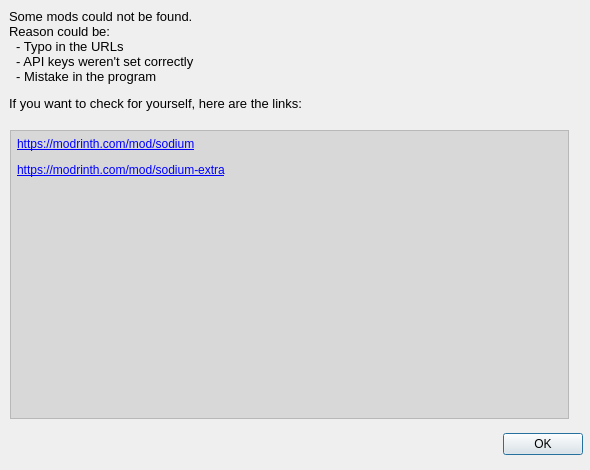
<?xml version="1.0" encoding="UTF-8"?>
<ui version="4.0">
 <class>Dialog</class>
 <widget class="QDialog" name="Dialog">
  <property name="geometry">
   <rect>
    <x>0</x>
    <y>0</y>
    <width>590</width>
    <height>470</height>
   </rect>
  </property>
  <property name="minimumSize">
   <size>
    <width>590</width>
    <height>470</height>
   </size>
  </property>
  <property name="maximumSize">
   <size>
    <width>590</width>
    <height>470</height>
   </size>
  </property>
  <property name="windowTitle">
   <string>Mods not found</string>
  </property>
  <property name="windowIcon">
   <iconset>
    <normaloff>../icon/mc_mod_updater_icon.ico</normaloff>../icon/mc_mod_updater_icon.ico</iconset>
  </property>
  <property name="styleSheet">
   <string notr="true">#scrollAreaWidgetContents QLabel {
	padding: 3px;
	background-color: rgba(0, 0, 0, 0.1);
}
</string>
  </property>
  <widget class="QLabel" name="warningLabel">
   <property name="geometry">
    <rect>
     <x>9</x>
     <y>9</y>
     <width>561</width>
     <height>121</height>
    </rect>
   </property>
   <property name="font">
    <font>
     <family>Segoe UI</family>
     <pointsize>10</pointsize>
    </font>
   </property>
   <property name="text">
    <string>&lt;!DOCTYPE HTML PUBLIC &quot;-//W3C//DTD HTML 4.0//EN&quot; &quot;http://www.w3.org/TR/REC-html40/strict.dtd&quot;&gt;
&lt;html&gt;&lt;head&gt;&lt;meta name=&quot;qrichtext&quot; content=&quot;1&quot; /&gt;&lt;meta charset=&quot;utf-8&quot; /&gt;&lt;style type=&quot;text/css&quot;&gt;
p, li { white-space: pre-wrap; }
hr { height: 1px; border-width: 0; }
li.unchecked::marker { content: &quot;\2610&quot;; }
li.checked::marker { content: &quot;\2612&quot;; }
&lt;/style&gt;&lt;/head&gt;&lt;body style=&quot; font-family:'Segoe UI'; font-size:10pt; font-weight:400; font-style:normal;&quot;&gt;
&lt;p style=&quot; margin-top:12px; margin-bottom:12px; margin-left:0px; margin-right:0px; -qt-block-indent:0; text-indent:0px;&quot;&gt;Some mods could not be found.&lt;br /&gt;Reason could be:&lt;br /&gt;  - Typo in the URLs&lt;br /&gt;  - API keys weren't set correctly&lt;br /&gt;  - Mistake in the program&lt;/p&gt;
&lt;p style=&quot; margin-top:12px; margin-bottom:12px; margin-left:0px; margin-right:0px; -qt-block-indent:0; text-indent:0px;&quot;&gt;If you want to check for yourself, here are the links:&lt;/p&gt;&lt;/body&gt;&lt;/html&gt;</string>
   </property>
   <property name="alignment">
    <set>Qt::AlignLeading|Qt::AlignLeft|Qt::AlignTop</set>
   </property>
   <property name="wordWrap">
    <bool>true</bool>
   </property>
  </widget>
  <widget class="QDialogButtonBox" name="buttonBox">
   <property name="geometry">
    <rect>
     <x>12</x>
     <y>430</y>
     <width>571</width>
     <height>28</height>
    </rect>
   </property>
   <property name="orientation">
    <enum>Qt::Horizontal</enum>
   </property>
   <property name="standardButtons">
    <set>QDialogButtonBox::Ok</set>
   </property>
  </widget>
  <widget class="QScrollArea" name="scrollArea">
   <property name="geometry">
    <rect>
     <x>10</x>
     <y>130</y>
     <width>559</width>
     <height>289</height>
    </rect>
   </property>
   <property name="widgetResizable">
    <bool>true</bool>
   </property>
   <property name="alignment">
    <set>Qt::AlignLeading|Qt::AlignLeft|Qt::AlignTop</set>
   </property>
   <widget class="QWidget" name="scrollAreaWidgetContents">
    <property name="geometry">
     <rect>
      <x>0</x>
      <y>0</y>
      <width>557</width>
      <height>287</height>
     </rect>
    </property>
    <layout class="QVBoxLayout" name="verticalLayout_2">
     <property name="spacing">
      <number>5</number>
     </property>
     <property name="leftMargin">
      <number>0</number>
     </property>
     <property name="topMargin">
      <number>0</number>
     </property>
     <property name="rightMargin">
      <number>0</number>
     </property>
     <property name="bottomMargin">
      <number>0</number>
     </property>
     <item>
      <widget class="QLabel" name="modsLabel">
       <property name="sizePolicy">
        <sizepolicy hsizetype="Preferred" vsizetype="Preferred">
         <horstretch>0</horstretch>
         <verstretch>0</verstretch>
        </sizepolicy>
       </property>
       <property name="minimumSize">
        <size>
         <width>0</width>
         <height>0</height>
        </size>
       </property>
       <property name="text">
        <string>&lt;html&gt;&lt;head/&gt;&lt;body&gt;&lt;p&gt;&lt;a href=&quot;https://modrinth.com/mod/sodium&quot;&gt;&lt;span style=&quot; text-decoration: underline; color:#0000ff;&quot;&gt;https://modrinth.com/mod/sodium&lt;/span&gt;&lt;/a&gt;&lt;/p&gt;&lt;p&gt;&lt;a href=&quot;https://modrinth.com/mod/sodium-extra&quot;&gt;&lt;span style=&quot; text-decoration: underline; color:#0000ff;&quot;&gt;https://modrinth.com/mod/sodium-extra&lt;/span&gt;&lt;/a&gt;&lt;/p&gt;&lt;/body&gt;&lt;/html&gt;</string>
       </property>
       <property name="alignment">
        <set>Qt::AlignLeading|Qt::AlignLeft|Qt::AlignTop</set>
       </property>
       <property name="wordWrap">
        <bool>true</bool>
       </property>
       <property name="textInteractionFlags">
        <set>Qt::LinksAccessibleByKeyboard|Qt::LinksAccessibleByMouse</set>
       </property>
      </widget>
     </item>
    </layout>
   </widget>
  </widget>
 </widget>
 <resources/>
 <connections>
  <connection>
   <sender>buttonBox</sender>
   <signal>accepted()</signal>
   <receiver>Dialog</receiver>
   <slot>accept()</slot>
   <hints>
    <hint type="sourcelabel">
     <x>248</x>
     <y>254</y>
    </hint>
    <hint type="destinationlabel">
     <x>157</x>
     <y>274</y>
    </hint>
   </hints>
  </connection>
  <connection>
   <sender>buttonBox</sender>
   <signal>rejected()</signal>
   <receiver>Dialog</receiver>
   <slot>reject()</slot>
   <hints>
    <hint type="sourcelabel">
     <x>316</x>
     <y>260</y>
    </hint>
    <hint type="destinationlabel">
     <x>286</x>
     <y>274</y>
    </hint>
   </hints>
  </connection>
 </connections>
</ui>
